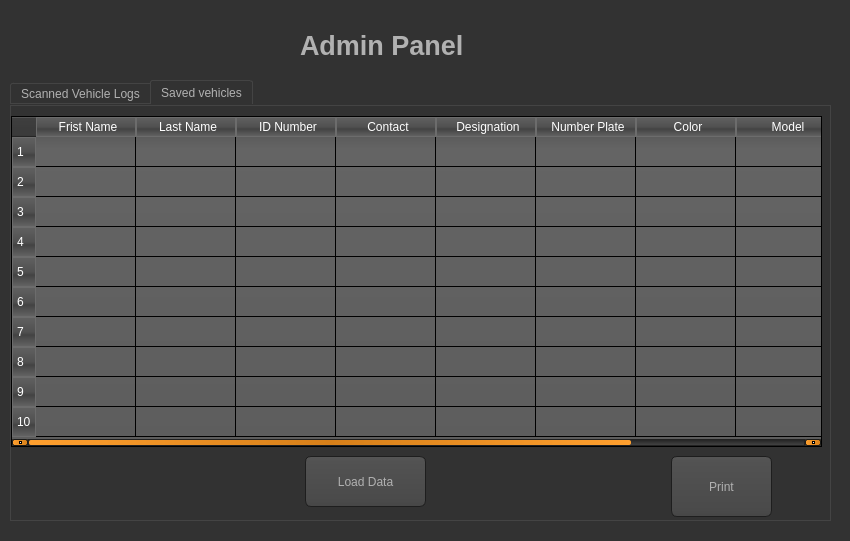
<?xml version="1.0" encoding="UTF-8"?>
<ui version="4.0">
 <class>Admin</class>
 <widget class="QDialog" name="Admin">
  <property name="geometry">
   <rect>
    <x>0</x>
    <y>0</y>
    <width>850</width>
    <height>541</height>
   </rect>
  </property>
  <property name="windowTitle">
   <string>Admin Panel</string>
  </property>
  <property name="styleSheet">
   <string notr="true">QToolTip
{
     border: 1px solid black;
     background-color: #ffa02f;
     padding: 1px;
     border-radius: 3px;
     opacity: 100;
}

QWidget
{
    color: #b1b1b1;
    background-color: #323232;
}

QWidget:item:hover
{
    background-color: QLinearGradient( x1: 0, y1: 0, x2: 0, y2: 1, stop: 0 #ffa02f, stop: 1 #ca0619);
    color: #000000;
}

QWidget:item:selected
{
    background-color: QLinearGradient( x1: 0, y1: 0, x2: 0, y2: 1, stop: 0 #ffa02f, stop: 1 #d7801a);
}

QMenuBar::item
{
    background: transparent;
}

QMenuBar::item:selected
{
    background: transparent;
    border: 1px solid #ffaa00;
}

QMenuBar::item:pressed
{
    background: #444;
    border: 1px solid #000;
    background-color: QLinearGradient(
        x1:0, y1:0,
        x2:0, y2:1,
        stop:1 #212121,
        stop:0.4 #343434/*,
        stop:0.2 #343434,
        stop:0.1 #ffaa00*/
    );
    margin-bottom:-1px;
    padding-bottom:1px;
}

QMenu
{
    border: 1px solid #000;
}

QMenu::item
{
    padding: 2px 20px 2px 20px;
}

QMenu::item:selected
{
    color: #000000;
}

QWidget:disabled
{
    color: #404040;
    background-color: #323232;
}

QAbstractItemView
{
    background-color: QLinearGradient( x1: 0, y1: 0, x2: 0, y2: 1, stop: 0 #4d4d4d, stop: 0.1 #646464, stop: 1 #5d5d5d);
}

QWidget:focus
{
    /*border: 2px solid QLinearGradient( x1: 0, y1: 0, x2: 0, y2: 1, stop: 0 #ffa02f, stop: 1 #d7801a);*/
}

QLineEdit
{
    background-color: QLinearGradient( x1: 0, y1: 0, x2: 0, y2: 1, stop: 0 #4d4d4d, stop: 0 #646464, stop: 1 #5d5d5d);
    padding: 1px;
    border-style: solid;
    border: 1px solid #1e1e1e;
    border-radius: 5;
}

QPushButton
{
    color: #b1b1b1;
    background-color: QLinearGradient( x1: 0, y1: 0, x2: 0, y2: 1, stop: 0 #565656, stop: 0.1 #525252, stop: 0.5 #4e4e4e, stop: 0.9 #4a4a4a, stop: 1 #464646);
    border-width: 1px;
    border-color: #1e1e1e;
    border-style: solid;
    border-radius: 6;
    padding: 3px;
    font-size: 12px;
    padding-left: 5px;
    padding-right: 5px;
}

QPushButton:pressed
{
    background-color: QLinearGradient( x1: 0, y1: 0, x2: 0, y2: 1, stop: 0 #2d2d2d, stop: 0.1 #2b2b2b, stop: 0.5 #292929, stop: 0.9 #282828, stop: 1 #252525);
}

QToolButton:hover
{
    background-color: QLinearGradient( x1: 0, y1: 0, x2: 0, y2: 1, stop: 0 #ffa02f, stop: 1 #ca0619);
    color: #000000;
}

QToolButton
{
    color: #b1b1b1;
    background-color: QLinearGradient( x1: 0, y1: 0, x2: 0, y2: 1, stop: 0 #565656, stop: 0.1 #525252, stop: 0.5 #4e4e4e, stop: 0.9 #4a4a4a, stop: 1 #464646);
    border-width: 1px;
    border-color: #1e1e1e;
    border-style: solid;
    border-radius: 6;
    padding: 3px;
    font-size: 12px;
    padding-left: 5px;
    padding-right: 5px;
}

QToolButton:pressed
{
    background-color: QLinearGradient( x1: 0, y1: 0, x2: 0, y2: 1, stop: 0 #2d2d2d, stop: 0.1 #2b2b2b, stop: 0.5 #292929, stop: 0.9 #282828, stop: 1 #252525);
}

QComboBox
{
    selection-background-color: #ffaa00;
    background-color: QLinearGradient( x1: 0, y1: 0, x2: 0, y2: 1, stop: 0 #565656, stop: 0.1 #525252, stop: 0.5 #4e4e4e, stop: 0.9 #4a4a4a, stop: 1 #464646);
    border-style: solid;
    border: 1px solid #1e1e1e;
    border-radius: 5;
}

QComboBox:hover,QPushButton:hover
{
    border: 2px solid QLinearGradient( x1: 0, y1: 0, x2: 0, y2: 1, stop: 0 #ffa02f, stop: 1 #d7801a);
}


QComboBox:on
{
    padding-top: 3px;
    padding-left: 4px;
    background-color: QLinearGradient( x1: 0, y1: 0, x2: 0, y2: 1, stop: 0 #2d2d2d, stop: 0.1 #2b2b2b, stop: 0.5 #292929, stop: 0.9 #282828, stop: 1 #252525);
    selection-background-color: #ffaa00;
}

QComboBox QAbstractItemView
{
    border: 2px solid darkgray;
    selection-background-color: QLinearGradient( x1: 0, y1: 0, x2: 0, y2: 1, stop: 0 #ffa02f, stop: 1 #d7801a);
}

QComboBox::drop-down
{
     subcontrol-origin: padding;
     subcontrol-position: top right;
     width: 15px;

     border-left-width: 0px;
     border-left-color: darkgray;
     border-left-style: solid; /* just a single line */
     border-top-right-radius: 3px; /* same radius as the QComboBox */
     border-bottom-right-radius: 3px;
 }

QComboBox::down-arrow
{
     image: url(:/down_arrow.png);
}

QGroupBox:focus
{
border: 2px solid QLinearGradient( x1: 0, y1: 0, x2: 0, y2: 1, stop: 0 #ffa02f, stop: 1 #d7801a);
}

QTextEdit:focus
{
    border: 2px solid QLinearGradient( x1: 0, y1: 0, x2: 0, y2: 1, stop: 0 #ffa02f, stop: 1 #d7801a);
}

QScrollBar:horizontal {
     border: 1px solid #222222;
     background: QLinearGradient( x1: 0, y1: 0, x2: 0, y2: 1, stop: 0.0 #121212, stop: 0.2 #282828, stop: 1 #484848);
     height: 7px;
     margin: 0px 16px 0 16px;
}

QScrollBar::handle:horizontal
{
      background: QLinearGradient( x1: 0, y1: 0, x2: 1, y2: 0, stop: 0 #ffa02f, stop: 0.5 #d7801a, stop: 1 #ffa02f);
      min-height: 20px;
      border-radius: 2px;
}

QScrollBar::add-line:horizontal {
      border: 1px solid #1b1b19;
      border-radius: 2px;
      background: QLinearGradient( x1: 0, y1: 0, x2: 1, y2: 0, stop: 0 #ffa02f, stop: 1 #d7801a);
      width: 14px;
      subcontrol-position: right;
      subcontrol-origin: margin;
}

QScrollBar::sub-line:horizontal {
      border: 1px solid #1b1b19;
      border-radius: 2px;
      background: QLinearGradient( x1: 0, y1: 0, x2: 1, y2: 0, stop: 0 #ffa02f, stop: 1 #d7801a);
      width: 14px;
     subcontrol-position: left;
     subcontrol-origin: margin;
}

QScrollBar::right-arrow:horizontal, QScrollBar::left-arrow:horizontal
{
      border: 1px solid black;
      width: 1px;
      height: 1px;
      background: white;
}

QScrollBar::add-page:horizontal, QScrollBar::sub-page:horizontal
{
      background: none;
}

QScrollBar:vertical
{
      background: QLinearGradient( x1: 0, y1: 0, x2: 1, y2: 0, stop: 0.0 #121212, stop: 0.2 #282828, stop: 1 #484848);
      width: 7px;
      margin: 16px 0 16px 0;
      border: 1px solid #222222;
}

QScrollBar::handle:vertical
{
      background: QLinearGradient( x1: 0, y1: 0, x2: 0, y2: 1, stop: 0 #ffa02f, stop: 0.5 #d7801a, stop: 1 #ffa02f);
      min-height: 20px;
      border-radius: 2px;
}

QScrollBar::add-line:vertical
{
      border: 1px solid #1b1b19;
      border-radius: 2px;
      background: QLinearGradient( x1: 0, y1: 0, x2: 0, y2: 1, stop: 0 #ffa02f, stop: 1 #d7801a);
      height: 14px;
      subcontrol-position: bottom;
      subcontrol-origin: margin;
}

QScrollBar::sub-line:vertical
{
      border: 1px solid #1b1b19;
      border-radius: 2px;
      background: QLinearGradient( x1: 0, y1: 0, x2: 0, y2: 1, stop: 0 #d7801a, stop: 1 #ffa02f);
      height: 14px;
      subcontrol-position: top;
      subcontrol-origin: margin;
}

QScrollBar::up-arrow:vertical, QScrollBar::down-arrow:vertical
{
      border: 1px solid black;
      width: 1px;
      height: 1px;
      background: white;
}


QScrollBar::add-page:vertical, QScrollBar::sub-page:vertical
{
      background: none;
}

QTextEdit
{
    background-color: #242424;
}

QPlainTextEdit
{
    background-color: #242424;
}

QHeaderView::section
{
    background-color: QLinearGradient(x1:0, y1:0, x2:0, y2:1, stop:0 #616161, stop: 0.5 #505050, stop: 0.6 #434343, stop:1 #656565);
    color: white;
    padding-left: 4px;
    border: 1px solid #6c6c6c;
}

QCheckBox:disabled
{
color: #414141;
}

QDockWidget::title
{
    text-align: center;
    spacing: 3px; /* spacing between items in the tool bar */
    background-color: QLinearGradient(x1:0, y1:0, x2:0, y2:1, stop:0 #323232, stop: 0.5 #242424, stop:1 #323232);
}

QDockWidget::close-button, QDockWidget::float-button
{
    text-align: center;
    spacing: 1px; /* spacing between items in the tool bar */
    background-color: QLinearGradient(x1:0, y1:0, x2:0, y2:1, stop:0 #323232, stop: 0.5 #242424, stop:1 #323232);
}

QDockWidget::close-button:hover, QDockWidget::float-button:hover
{
    background: #242424;
}

QDockWidget::close-button:pressed, QDockWidget::float-button:pressed
{
    padding: 1px -1px -1px 1px;
}

QMainWindow::separator
{
    background-color: QLinearGradient(x1:0, y1:0, x2:0, y2:1, stop:0 #161616, stop: 0.5 #151515, stop: 0.6 #212121, stop:1 #343434);
    color: white;
    padding-left: 4px;
    border: 1px solid #4c4c4c;
    spacing: 3px; /* spacing between items in the tool bar */
}

QMainWindow::separator:hover
{

    background-color: QLinearGradient(x1:0, y1:0, x2:0, y2:1, stop:0 #d7801a, stop:0.5 #b56c17 stop:1 #ffa02f);
    color: white;
    padding-left: 4px;
    border: 1px solid #6c6c6c;
    spacing: 3px; /* spacing between items in the tool bar */
}

QToolBar::handle
{
     spacing: 3px; /* spacing between items in the tool bar */
     background: url(:/images/handle.png);
}

QMenu::separator
{
    height: 2px;
    background-color: QLinearGradient(x1:0, y1:0, x2:0, y2:1, stop:0 #161616, stop: 0.5 #151515, stop: 0.6 #212121, stop:1 #343434);
    color: white;
    padding-left: 4px;
    margin-left: 10px;
    margin-right: 5px;
}

QProgressBar
{
    border: 2px solid grey;
    border-radius: 5px;
    text-align: center;
}

QProgressBar::chunk
{
    background-color: #d7801a;
    width: 2.15px;
    margin: 0.5px;
}

QTabBar::tab {
    color: #b1b1b1;
    border: 1px solid #444;
    border-bottom-style: none;
    background-color: #323232;
    padding-left: 10px;
    padding-right: 10px;
    padding-top: 3px;
    padding-bottom: 2px;
    margin-right: -1px;
}

QTabWidget::pane {
    border: 1px solid #444;
    top: 1px;
}

QTabBar::tab:last
{
    margin-right: 0; /* the last selected tab has nothing to overlap with on the right */
    border-top-right-radius: 3px;
}

QTabBar::tab:first:!selected
{
 margin-left: 0px; /* the last selected tab has nothing to overlap with on the right */


    border-top-left-radius: 3px;
}

QTabBar::tab:!selected
{
    color: #b1b1b1;
    border-bottom-style: solid;
    margin-top: 3px;
    background-color: QLinearGradient(x1:0, y1:0, x2:0, y2:1, stop:1 #212121, stop:.4 #343434);
}

QTabBar::tab:selected
{
    border-top-left-radius: 3px;
    border-top-right-radius: 3px;
    margin-bottom: 0px;
}

QTabBar::tab:!selected:hover
{
    /*border-top: 2px solid #ffaa00;
    padding-bottom: 3px;*/
    border-top-left-radius: 3px;
    border-top-right-radius: 3px;
    background-color: QLinearGradient(x1:0, y1:0, x2:0, y2:1, stop:1 #212121, stop:0.4 #343434, stop:0.2 #343434, stop:0.1 #ffaa00);
}

QRadioButton::indicator:checked, QRadioButton::indicator:unchecked{
    color: #b1b1b1;
    background-color: #323232;
    border: 1px solid #b1b1b1;
    border-radius: 6px;
}

QRadioButton::indicator:checked
{
    background-color: qradialgradient(
        cx: 0.5, cy: 0.5,
        fx: 0.5, fy: 0.5,
        radius: 1.0,
        stop: 0.25 #ffaa00,
        stop: 0.3 #323232
    );
}

QCheckBox::indicator{
    color: #b1b1b1;
    background-color: #323232;
    border: 1px solid #b1b1b1;
    width: 9px;
    height: 9px;
}

QRadioButton::indicator
{
    border-radius: 6px;
}

QRadioButton::indicator:hover, QCheckBox::indicator:hover
{
    border: 1px solid #ffaa00;
}

QCheckBox::indicator:checked
{
    image:url(:/images/checkbox.png);
}

QCheckBox::indicator:disabled, QRadioButton::indicator:disabled
{
    border: 1px solid #444;
}</string>
  </property>
  <widget class="QTabWidget" name="tabWidget">
   <property name="geometry">
    <rect>
     <x>10</x>
     <y>80</y>
     <width>821</width>
     <height>441</height>
    </rect>
   </property>
   <property name="currentIndex">
    <number>1</number>
   </property>
   <widget class="QWidget" name="logs">
    <attribute name="title">
     <string>Scanned Vehicle Logs</string>
    </attribute>
    <widget class="QPushButton" name="logs_btn">
     <property name="geometry">
      <rect>
       <x>130</x>
       <y>360</y>
       <width>121</width>
       <height>51</height>
      </rect>
     </property>
     <property name="text">
      <string>Load Data</string>
     </property>
    </widget>
    <widget class="QToolButton" name="printlogs_btn">
     <property name="geometry">
      <rect>
       <x>480</x>
       <y>350</y>
       <width>101</width>
       <height>61</height>
      </rect>
     </property>
     <property name="text">
      <string>Print</string>
     </property>
     <property name="icon">
      <iconset>
       <normaloff>print.png</normaloff>print.png</iconset>
     </property>
     <property name="iconSize">
      <size>
       <width>32</width>
       <height>32</height>
      </size>
     </property>
     <property name="toolButtonStyle">
      <enum>Qt::ToolButtonTextUnderIcon</enum>
     </property>
    </widget>
    <widget class="QTableWidget" name="logs_tableWidget">
     <property name="geometry">
      <rect>
       <x>20</x>
       <y>20</y>
       <width>431</width>
       <height>331</height>
      </rect>
     </property>
     <property name="sizeAdjustPolicy">
      <enum>QAbstractScrollArea::AdjustIgnored</enum>
     </property>
     <property name="rowCount">
      <number>10</number>
     </property>
     <property name="columnCount">
      <number>4</number>
     </property>
     <attribute name="horizontalHeaderMinimumSectionSize">
      <number>39</number>
     </attribute>
     <row/>
     <row/>
     <row/>
     <row/>
     <row/>
     <row/>
     <row/>
     <row/>
     <row/>
     <row/>
     <column>
      <property name="text">
       <string>LOG ID</string>
      </property>
     </column>
     <column>
      <property name="text">
       <string>NUMBER PLATE</string>
      </property>
     </column>
     <column>
      <property name="text">
       <string>SCANNED TIME</string>
      </property>
     </column>
     <column>
      <property name="text">
       <string>SCANNED BY</string>
      </property>
     </column>
    </widget>
   </widget>
   <widget class="QWidget" name="vehicles">
    <attribute name="title">
     <string>Saved vehicles</string>
    </attribute>
    <widget class="QPushButton" name="vehicles_btn">
     <property name="geometry">
      <rect>
       <x>294</x>
       <y>350</y>
       <width>121</width>
       <height>51</height>
      </rect>
     </property>
     <property name="text">
      <string>Load Data</string>
     </property>
    </widget>
    <widget class="QTableWidget" name="vehicles_tableWidget">
     <property name="geometry">
      <rect>
       <x>0</x>
       <y>10</y>
       <width>811</width>
       <height>331</height>
      </rect>
     </property>
     <property name="sizeAdjustPolicy">
      <enum>QAbstractScrollArea::AdjustIgnored</enum>
     </property>
     <property name="rowCount">
      <number>10</number>
     </property>
     <property name="columnCount">
      <number>9</number>
     </property>
     <attribute name="horizontalHeaderMinimumSectionSize">
      <number>39</number>
     </attribute>
     <row/>
     <row/>
     <row/>
     <row/>
     <row/>
     <row/>
     <row/>
     <row/>
     <row/>
     <row/>
     <column>
      <property name="text">
       <string>Frist Name</string>
      </property>
     </column>
     <column>
      <property name="text">
       <string>Last Name</string>
      </property>
     </column>
     <column>
      <property name="text">
       <string>ID Number</string>
      </property>
     </column>
     <column>
      <property name="text">
       <string>Contact</string>
      </property>
     </column>
     <column>
      <property name="text">
       <string>Designation</string>
      </property>
     </column>
     <column>
      <property name="text">
       <string>Number Plate</string>
      </property>
     </column>
     <column>
      <property name="text">
       <string>Color</string>
      </property>
     </column>
     <column>
      <property name="text">
       <string>Model</string>
      </property>
     </column>
     <column>
      <property name="text">
       <string>Description</string>
      </property>
     </column>
    </widget>
    <widget class="QToolButton" name="printvehicles_btn">
     <property name="geometry">
      <rect>
       <x>660</x>
       <y>350</y>
       <width>101</width>
       <height>61</height>
      </rect>
     </property>
     <property name="text">
      <string>Print</string>
     </property>
     <property name="icon">
      <iconset>
       <normaloff>print.png</normaloff>print.png</iconset>
     </property>
     <property name="iconSize">
      <size>
       <width>32</width>
       <height>32</height>
      </size>
     </property>
     <property name="toolButtonStyle">
      <enum>Qt::ToolButtonTextUnderIcon</enum>
     </property>
    </widget>
   </widget>
  </widget>
  <widget class="QLabel" name="label">
   <property name="geometry">
    <rect>
     <x>300</x>
     <y>20</y>
     <width>171</width>
     <height>51</height>
    </rect>
   </property>
   <property name="font">
    <font>
     <pointsize>20</pointsize>
     <weight>75</weight>
     <bold>true</bold>
    </font>
   </property>
   <property name="text">
    <string>Admin Panel</string>
   </property>
  </widget>
 </widget>
 <resources/>
 <connections/>
</ui>
